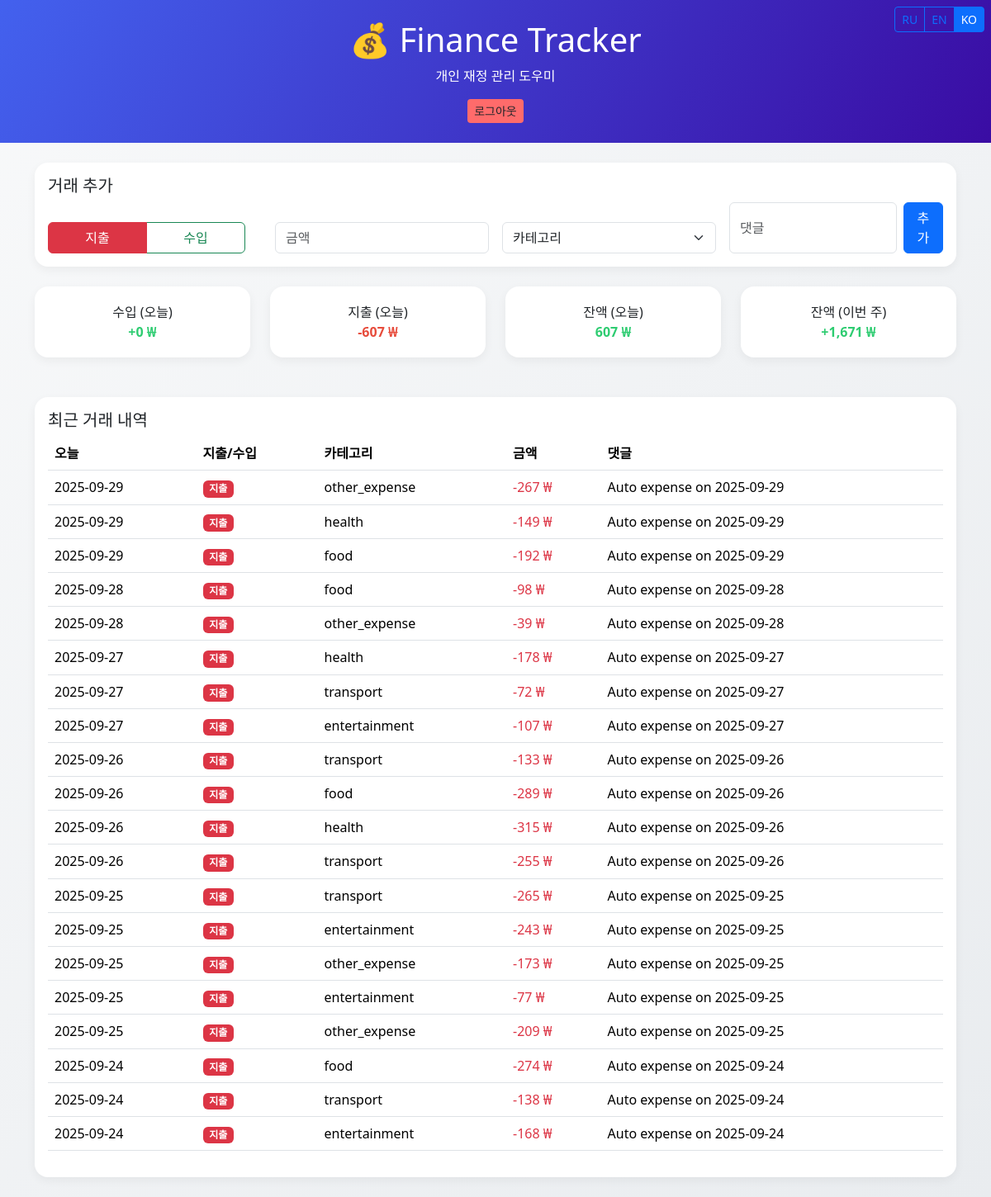
Page /dashboard.php?lang=ko (signed in) on the committed database.
### tables this page shows
CREATE TABLE transactions (
    id INTEGER PRIMARY KEY AUTOINCREMENT,
    user_id INTEGER NOT NULL,
    type TEXT NOT NULL CHECK(type IN ('income', 'expense')),  -- Новое поле!
    amount REAL NOT NULL,
    category TEXT NOT NULL,
    comment TEXT,
    date TEXT NOT NULL DEFAULT (date('now')),
    created_at TEXT NOT NULL DEFAULT (datetime('now')),
    FOREIGN KEY(user_id) REFERENCES users(id) ON DELETE CASCADE
);

### lang.php (called while the page is built, shortened)
<?php
$lang = $_GET['lang'] ?? $_SESSION['lang'] ?? 'ru';
$currency_settings = [
    'ru' => ['symbol' => '₽', 'thousands_sep' => ' ', 'decimal_sep' => ','],
    'en' => ['symbol' => '$', 'thousands_sep' => ',', 'decimal_sep' => '.'],
    'ko' => ['symbol' => '₩', 'thousands_sep' => ',', 'decimal_sep' => '.'],
];
function __($key, $lang = 'ru') {
    global $translations;
    $keys = explode('.', $key);
    $value = $translations[$lang];
    foreach ($keys as $k) {
        if (is_array($value) && isset($value[$k])) {
            $value = $value[$k];
        } else {
            return "{{$key}}";
        }
    }
    return $value;
}
function format_money($amount, $lang = 'ru') {
    global $currency_settings;
    $settings = $currency_settings[$lang] ?? $currency_settings['en'];
    if ($lang === 'ko') {
        $formatted = number_format(round($amount), 0, '', $settings['thousands_sep']);
    } else {
        $formatted = number_format($amount, 2, $settings['decimal_sep'], $settings['thousands_sep']);
    }
    if ($lang === 'en') {
        return $settings['symbol'] . $formatted;
    } else {
        return $formatted . ' ' . $settings['symbol'];
    }
}
?>

### dashboard.php (the view, shortened to what this page needs)
<?php
require_once 'lang.php';
require_once 'db.php';
$user_id = $_SESSION['user_id'];
$transactions = $pdo->prepare("
    SELECT * FROM transactions
    WHERE user_id = ?
    ORDER BY date DESC, id DESC
    LIMIT 20
");
$transactions->execute([$user_id]);
$transactions_list = $transactions->fetchAll();
$today_income = $pdo->prepare("SELECT SUM(amount) FROM transactions WHERE user_id = ? AND type = 'income' AND date = date('now')");
$today_income->execute([$user_id]);
$total_income_today = $today_income->fetchColumn() ?: 0;
$today_expense = $pdo->prepare("SELECT SUM(amount) FROM transactions WHERE user_id = ? AND type = 'expense' AND date = date('now')");
$today_expense->execute([$user_id]);
$total_expense_today = $today_expense->fetchColumn() ?: 0;
$balance_today = $total_income_today - $total_expense_today;
$week_income = $pdo->prepare("SELECT SUM(amount) FROM transactions WHERE user_id = ? AND type = 'income' AND date >= date('now', '-6 days')");
$week_income->execute([$user_id]);
$total_income_week = $week_income->fetchColumn() ?: 0;
$week_expense = $pdo->prepare("SELECT SUM(amount) FROM transactions WHERE user_id = ? AND type = 'expense' AND date >= date('now', '-6 days')");
$week_expense->execute([$user_id]);
$total_expense_week = $week_expense->fetchColumn() ?: 0;
$balance_week = $total_income_week - $total_expense_week;
?>
<!DOCTYPE html>
<html lang="<?= $lang ?>">
<head>
    <link href="https://cdn.jsdelivr.net/npm/bootstrap@5.3.3/dist/css/bootstrap.min.css" rel="stylesheet">
</head>
<body>
    <div class="position-fixed top-0 end-0 p-2" style="z-index: 1000;">
        <div class="btn-group" role="group">
            <a href="?lang=ru" class="btn btn-sm <?= $lang === 'ru' ? 'btn-primary' : 'btn-outline-primary' ?>">RU</a>
            <a href="?lang=en" class="btn btn-sm <?= $lang === 'en' ? 'btn-primary' : 'btn-outline-primary' ?>">EN</a>
            <a href="?lang=ko" class="btn btn-sm <?= $lang === 'ko' ? 'btn-primary' : 'btn-outline-primary' ?>">KO</a>
        </div>
    </div>
    <div class="header text-center">
        <div class="container">
            <h1>💰 Finance Tracker</h1>
            <p><?= __('dashboard_header', $lang) ?></p>
            <a href="logout.php" class="btn btn-logout btn-sm"><?= __('logout', $lang) ?></a>
        </div>
    </div>
    <div class="container mt-4">
        <div class="card">
            <div class="card-body">
                <h5><?= __('add_transaction', $lang) ?></h5>
                <form method="POST">
                    <div class="row g-3 align-items-end">
                        <div class="col-md-3">
                            <div class="type-toggle btn-group" role="group">
                                <label class="btn btn-outline-danger" for="type-expense"><?= __('type_expense', $lang) ?></label>
                                <label class="btn btn-outline-success" for="type-income"><?= __('type_income', $lang) ?></label>
                            </div>
                        </div>
                        <div class="col-md-3">
                            <input type="number" step="0.01" name="amount" class="form-control" placeholder="<?= __('amount', $lang) ?>" required min="0.01">
                        </div>
                        <div class="col-md-3">
                            <select name="category" class="form-select" required>
                                <option value=""><?= __('category', $lang) ?></option>
                            </select>
                        </div>
                        <div class="col-md-3">
                            <div class="d-flex gap-2">
                                <input type="text" name="comment" class="form-control" placeholder="<?= __('comment', $lang) ?>">
                                <button type="submit" class="btn btn-primary"><?= __('btn_add', $lang) ?></button>
                            </div>
                        </div>
                    </div>
                </form>
            </div>
        </div>
        <div class="row mb-4">
            <div class="col-md-3">
                <div class="card stat-card">
                    <div><?= __('income', $lang) ?> (<?= __('today', $lang) ?>)</div>
                    <div class="stat-income">+<?= format_money($total_income_today, $lang) ?></div>
                </div>
            </div>
            <div class="col-md-3">
                <div class="card stat-card">
                    <div><?= __('expense', $lang) ?> (<?= __('today', $lang) ?>)</div>
                    <div class="stat-expense">-<?= format_money($total_expense_today, $lang) ?></div>
                </div>
            </div>
            <div class="col-md-3">
                <div class="card stat-card">
                    <div><?= __('balance', $lang) ?> (<?= __('today', $lang) ?>)</div>
                    <div class="stat-balance"><?= ($balance_today >= 0 ? '+' : '') . format_money(abs($balance_today), $lang) ?></div>
                </div>
            </div>
            <div class="col-md-3">
                <div class="card stat-card">
                    <div><?= __('balance', $lang) ?> (<?= __('this_week', $lang) ?>)</div>
                    <div class="stat-balance"><?= ($balance_week >= 0 ? '+' : '') . format_money(abs($balance_week), $lang) ?></div>
                </div>
            </div>
        </div>
        <div class="card">
            <div class="card-body">
                <h5><?= __('recent_transactions', $lang) ?></h5>
                <?php if ($transactions_list): ?>
                    <div class="table-responsive">
                        <table class="table table-hover">
                            <thead>
                                <tr>
                                    <th><?= __('today', $lang) ?></th>
                                    <th><?= __('type_expense', $lang) ?>/<?= __('type_income', $lang) ?></th>
                                    <th><?= __('category', $lang) ?></th>
                                    <th><?= __('amount', $lang) ?></th>
                                    <th><?= __('comment', $lang) ?></th>
                                </tr>
                            </thead>
                            <tbody>
                                <?php foreach ($transactions_list as $t): ?>
                                <tr>
                                    <td><?= htmlspecialchars($t['date']) ?></td>
                                    <td>
                                        <span class="badge bg-<?= $t['type'] === 'income' ? 'success' : 'danger' ?>">
                                            <?= $t['type'] === 'income' ? __('type_income', $lang) : __('type_expense', $lang) ?>
                                        </span>
                                    </td>
                                    <td><?= htmlspecialchars($t['category']) ?></td>
                                    <td>
                                        <span class="<?= $t['type'] === 'income' ? 'text-success' : 'text-danger' ?>">
                                            <?= ($t['type'] === 'income' ? '+' : '-') . format_money($t['amount'], $lang) ?>
                                        </span>
                                    </td>
                                    <td><?= htmlspecialchars($t['comment'] ?? '') ?></td>
                                </tr>
                                <?php endforeach; ?>
                            </tbody>
                        </table>
                    </div>
                <?php else: ?>
                    <p class="text-muted"><?= __('no_transactions', $lang) ?></p>
                <?php endif; ?>
            </div>
        </div>
    </div>
</body>
</html>

### rows in the picture
transactions: date "2025-09-29", category "other_expense", amount "267 ₩", comment "Auto expense on 2025-09-29"
transactions: date "2025-09-29", category "health", amount "149 ₩", comment "Auto expense on 2025-09-29"
transactions: date "2025-09-29", category "food", amount "192 ₩", comment "Auto expense on 2025-09-29"
transactions: date "2025-09-28", category "food", amount "98 ₩", comment "Auto expense on 2025-09-28"
transactions: date "2025-09-28", category "other_expense", amount "39 ₩", comment "Auto expense on 2025-09-28"
transactions: date "2025-09-27", category "health", amount "178 ₩", comment "Auto expense on 2025-09-27"
transactions: date "2025-09-27", category "transport", amount "72 ₩", comment "Auto expense on 2025-09-27"
transactions: date "2025-09-27", category "entertainment", amount "107 ₩", comment "Auto expense on 2025-09-27"
transactions: date "2025-09-26", category "transport", amount "133 ₩", comment "Auto expense on 2025-09-26"
transactions: date "2025-09-26", category "food", amount "289 ₩", comment "Auto expense on 2025-09-26"
transactions: date "2025-09-26", category "health", amount "315 ₩", comment "Auto expense on 2025-09-26"
transactions: date "2025-09-26", category "transport", amount "255 ₩", comment "Auto expense on 2025-09-26"
transactions: date "2025-09-25", category "transport", amount "265 ₩", comment "Auto expense on 2025-09-25"
transactions: date "2025-09-25", category "entertainment", amount "243 ₩", comment "Auto expense on 2025-09-25"
transactions: date "2025-09-25", category "other_expense", amount "173 ₩", comment "Auto expense on 2025-09-25"
transactions: date "2025-09-25", category "entertainment", amount "77 ₩", comment "Auto expense on 2025-09-25"
transactions: date "2025-09-25", category "other_expense", amount "209 ₩", comment "Auto expense on 2025-09-25"
transactions: date "2025-09-24", category "food", amount "274 ₩", comment "Auto expense on 2025-09-24"
transactions: date "2025-09-24", category "transport", amount "138 ₩", comment "Auto expense on 2025-09-24"
transactions: date "2025-09-24", category "entertainment", amount "168 ₩", comment "Auto expense on 2025-09-24"

### other values in the picture
__('dashboard_header', $lang) "개인 재정 관리 도우미"
__('logout', $lang) "로그아웃"
__('add_transaction', $lang) "거래 추가"
__('type_expense', $lang) "지출"
__('type_income', $lang) "수입"
__('btn_add', $lang) "추가"
__('income', $lang) "수입"
__('today', $lang) "오늘"
format_money($total_income_today, $lang) "0 ₩"
__('expense', $lang) "지출"
format_money($total_expense_today, $lang) "607 ₩"
__('balance', $lang) "잔액"
format_money(abs($balance_today), $lang) "607 ₩"
__('this_week', $lang) "이번 주"
format_money(abs($balance_week), $lang) "1,671 ₩"
